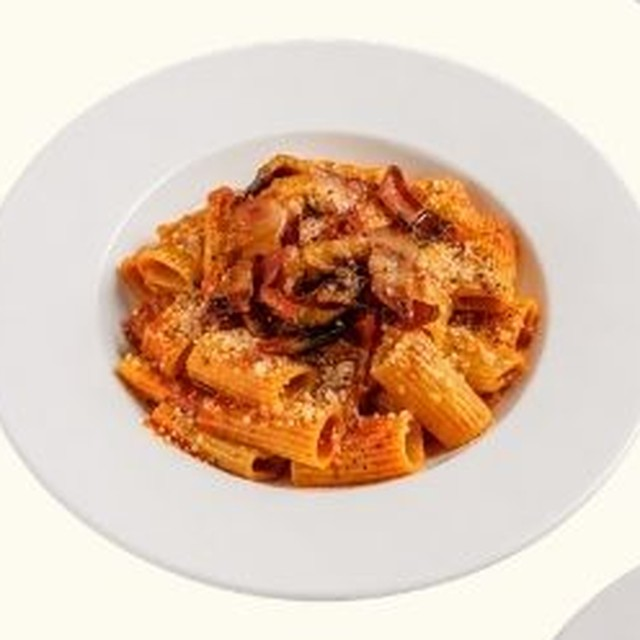
#> input picture instagram/photos-pasta/amatriciana.jpg, 640 x 640 px
$ python cut_pizza.py ../instagram/photos-pasta/amatriciana.jpg ../instagram/photos-pasta/capsicum.jpg
#> lines starting #> are read from the running program, lines starting #| are printed output that depends on the picture; after the words box and inside, x2 and y2 are one past the last pixel; in counts of white or black regions, pixels touching at a corner belong together
# Cut the Halloween pizza out of the photo as a soft-edged ellipse (transparent PNG).
# Usage: python3 cut_pizza.py <photo.jpg> <out.png> [x0 y0 x1 y1]   (ellipse box measured on a 1999 px wide preview)
import sys
from PIL import Image, ImageDraw, ImageFilter
src, out = sys.argv[1], sys.argv[2]
im = Image.open(src).convert('RGB')
#> im is the input picture: PIL image 640x640 RGB; mean R, G, B 221.5, 194.1, 173.5
k = im.width / 1999
#> k = 0.32
box_in = [float(v) for v in sys.argv[3:7]] if len(sys.argv) >= 7 else (268, 292, 1748, 1236)
x0, y0, x1, y1 = [round(v * k) for v in box_in]
#> x0 = 86; y0 = 93; x1 = 560; y1 = 396
pad = round(40 * k)
#> pad = 13
box = (x0 - pad, y0 - pad, x1 + pad, y1 + pad)
#> box = (73, 80, 573, 409)
crop = im.crop(box)
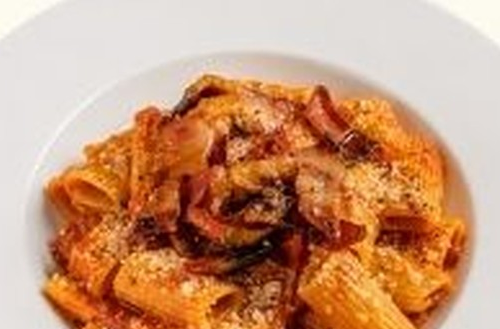
#> crop: PIL image 500x329 RGB; mean R, G, B 200.5, 149.9, 117.1
mask = Image.new('L', crop.size, 0)
#> mask: PIL image 500x329 L; every value is 0
ImageDraw.Draw(mask).ellipse((pad, pad, pad + x1 - x0, pad + y1 - y0), fill=255)
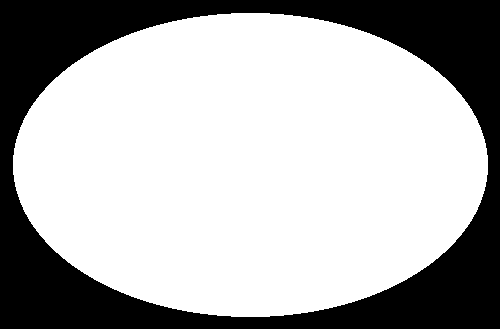
#> mask: PIL image 500x329 L; 68.9% white; 1 black region, box (x1, y1, x2, y2) and area: (0, 0, 500, 329) 51116
mask = mask.filter(ImageFilter.GaussianBlur(round(5 * k)))
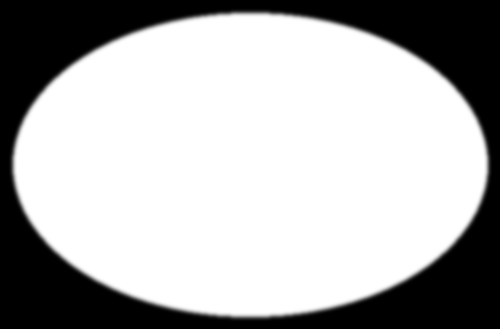
#> mask: PIL image 500x329 L; min 0, max 255, mean 175.8
crop.putalpha(mask)
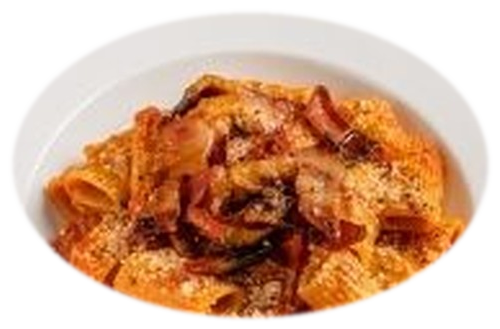
#> crop: PIL image 500x329 RGBA; mean R, G, B, A 200.5, 149.9, 117.1, 175.8; transparent parts drawn white
w = 2400
crop.resize((w, round(crop.height * w / crop.width)), Image.LANCZOS).save(out, optimize=True)
print(crop.size)
#| (500, 329)

$ run again, on instagram/photos-pasta/carbonara.jpg
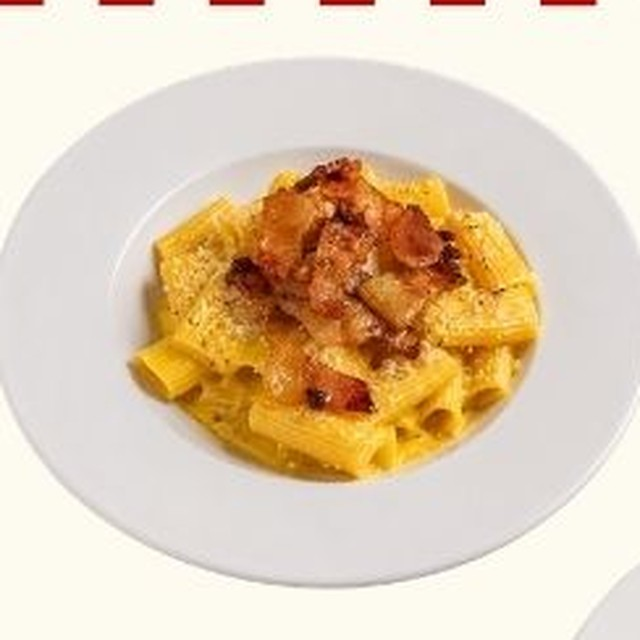
#> input picture instagram/photos-pasta/carbonara.jpg, 640 x 640 px
#> im is the input picture: PIL image 640x640 RGB; mean R, G, B 225.5, 205.1, 179
#> `crop = im.crop(box)`:
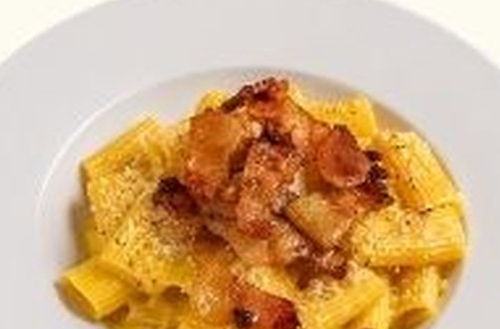
#> crop: PIL image 500x329 RGB; mean R, G, B 209.4, 171, 127.2
#> `crop.putalpha(mask)`:
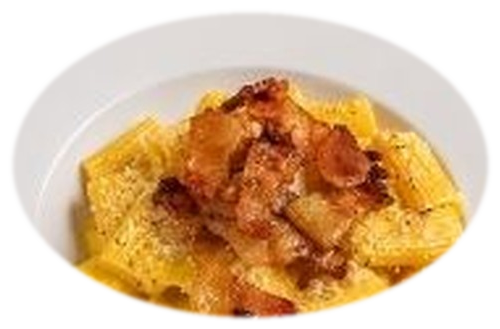
#> crop: PIL image 500x329 RGBA; mean R, G, B, A 209.4, 171, 127.2, 175.8; transparent parts drawn white
#| (500, 329)

$ run again, on instagram/photos-pasta/gnocchi-bolognese.jpg
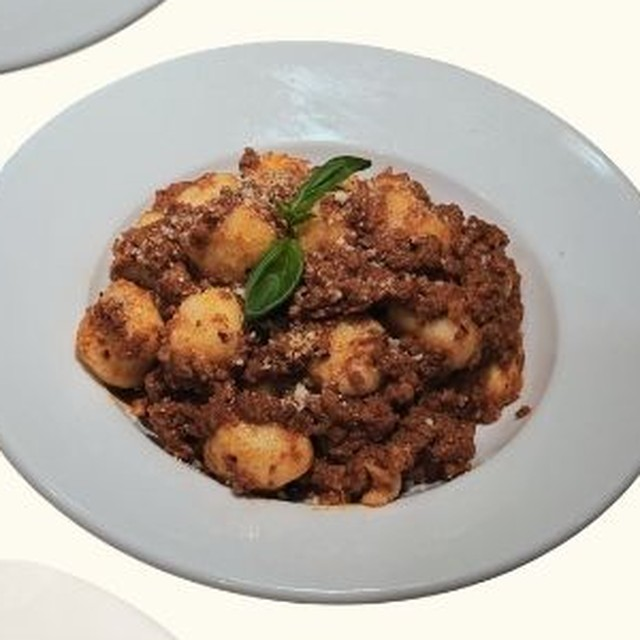
#> input picture instagram/photos-pasta/gnocchi-bolognese.jpg, 640 x 640 px
#> im is the input picture: PIL image 640x640 RGB; mean R, G, B 179.3, 166.7, 155.7
#> `crop = im.crop(box)`:
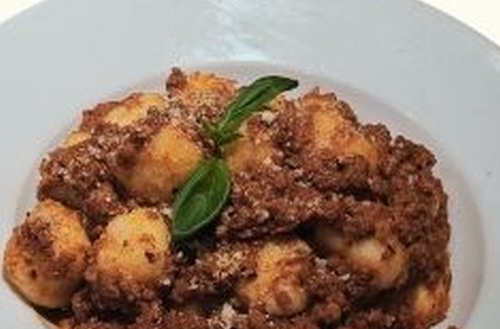
#> crop: PIL image 500x329 RGB; mean R, G, B 150.9, 126.2, 109.5
#> `crop.putalpha(mask)`:
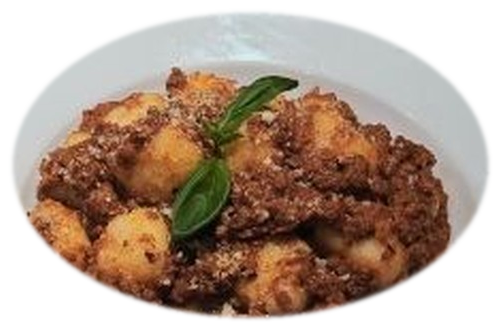
#> crop: PIL image 500x329 RGBA; mean R, G, B, A 150.9, 126.2, 109.5, 175.8; transparent parts drawn white
#| (500, 329)

$ run again, on instagram/photos-pasta/gnocchi-carbonara.jpg
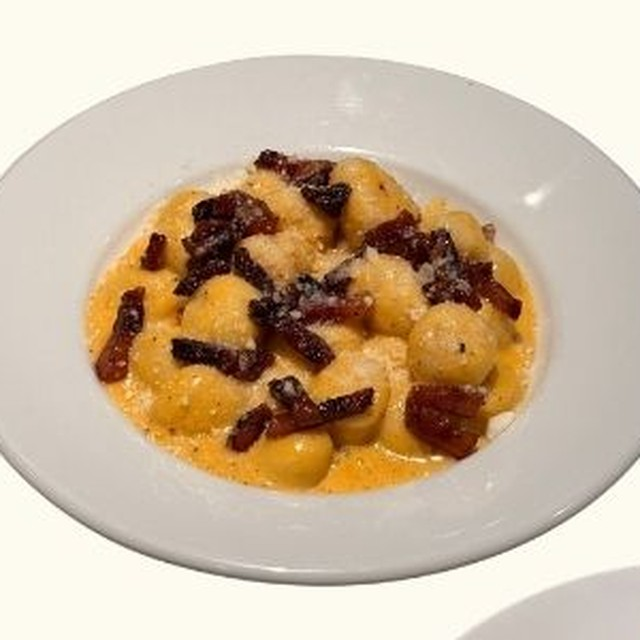
#> input picture instagram/photos-pasta/gnocchi-carbonara.jpg, 640 x 640 px
#> im is the input picture: PIL image 640x640 RGB; mean R, G, B 203.7, 183.3, 158.5
#> `crop = im.crop(box)`:
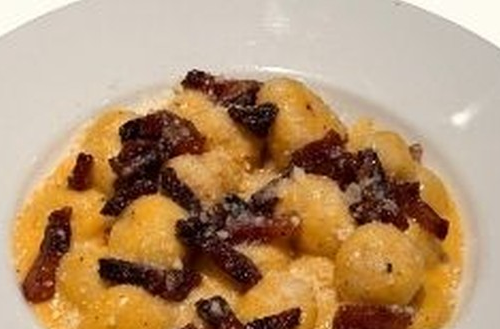
#> crop: PIL image 500x329 RGB; mean R, G, B 179.5, 145.3, 109
#> `crop.putalpha(mask)`:
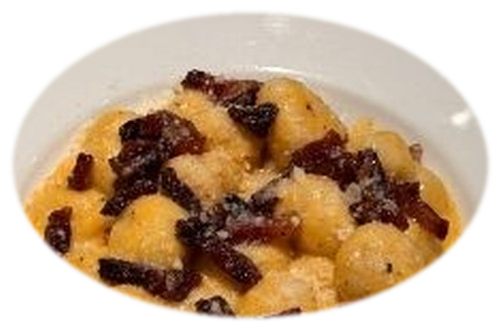
#> crop: PIL image 500x329 RGBA; mean R, G, B, A 179.5, 145.3, 109, 175.8; transparent parts drawn white
#| (500, 329)
